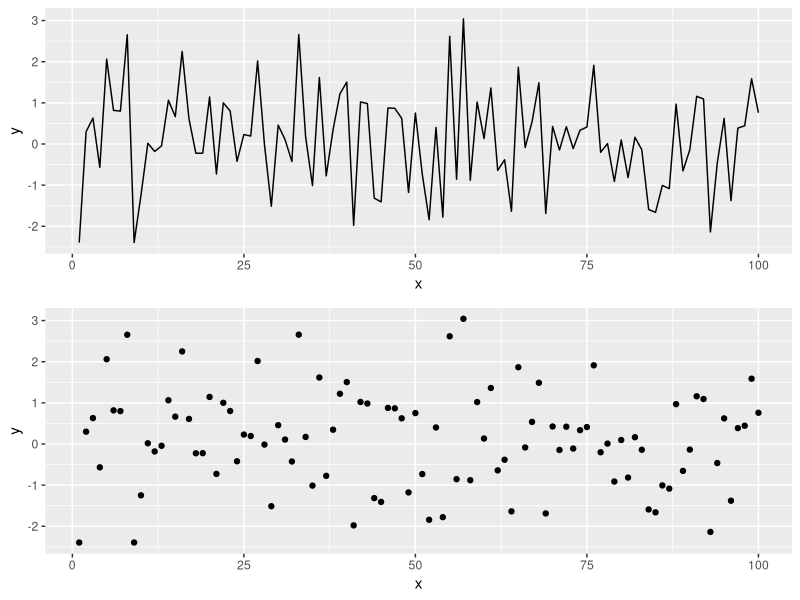

The R script that drew this image:
## ---- chunk 1
knitr::opts_chunk$set(echo = TRUE, fig.width = 8, fig.height = 8, fig.alig = "center")
## ---- chunk 2
library(tidyverse)
library(gridExtra)
## ---- chunk 3
# Simulating data according to a normal distribution
x <- seq(1:100)
y <- rnorm(100) 
# Generating data form a normal distribution with mean 0 and variance 1
data <- data.frame(x = x, y = y ) # Creating a data frame
p1 = ggplot(data, aes(x= x, y = y)) + 
  geom_line() 
p2 = ggplot(data, aes(x= x, y = y)) + 
  geom_point() 
grid.arrange(p1, p2)
